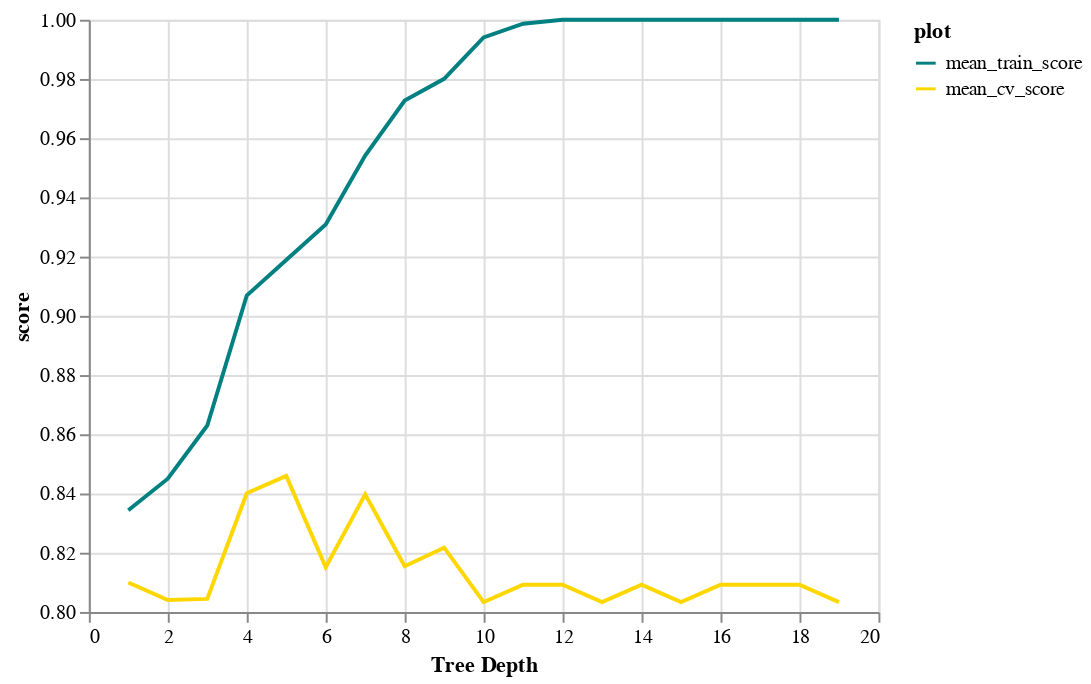

Notebook code for this chart:
### Code cell
chart1.encode(alt.Y('score:Q', scale=alt.Scale(zero=False)))

### Figure 1 — Vega-Lite specification as saved in the notebook (floating-point values rounded to 4 significant figures)
{"config": {"view": {"continuousWidth": 400, "continuousHeight": 300}}, "data": {"name": "data-7d83cd051579600a91f5d32d00ab7ab5"}, "mark": "line", "encoding": {"color": {"type": "nominal", "field": "plot", "scale": {"domain": ["mean_train_score", "mean_cv_score"], "range": ["teal", "gold"]}}, "x": {"type": "quantitative", "axis": {"title": "Tree Depth"}, "field": "depth"}, "y": {"type": "quantitative", "field": "score", "scale": {"zero": false}}}, "$schema": "https://vega.github.io/schema/vega-lite/v4.8.1.json", "datasets": {"data-7d83cd051579600a91f5d32d00ab7ab5": [{"depth": 1, "plot": "mean_train_score", "score": 0.8343}, {"depth": 2, "plot": "mean_train_score", "score": 0.845}, {"depth": 3, "plot": "mean_train_score", "score": 0.863}, {"depth": 4, "plot": "mean_train_score", "score": 0.9069}, {"depth": 5, "plot": "mean_train_score", "score": 0.9188}, {"depth": 6, "plot": "mean_train_score", "score": 0.9308}, {"depth": 7, "plot": "mean_train_score", "score": 0.9541}, {"depth": 8, "plot": "mean_train_score", "score": 0.9727}, {"depth": 9, "plot": "mean_train_score", "score": 0.98}, {"depth": 10, "plot": "mean_train_score", "score": 0.994}, {"depth": 11, "plot": "mean_train_score", "score": 0.9987}, {"depth": 12, "plot": "mean_train_score", "score": 1.0}, {"depth": 13, "plot": "mean_train_score", "score": 1.0}, {"depth": 14, "plot": "mean_train_score", "score": 1.0}, {"depth": 15, "plot": "mean_train_score", "score": 1.0}, {"depth": 16, "plot": "mean_train_score", "score": 1.0}, {"depth": 17, "plot": "mean_train_score", "score": 1.0}, {"depth": 18, "plot": "mean_train_score", "score": 1.0}, {"depth": 19, "plot": "mean_train_score", "score": 1.0}, {"depth": 1, "plot": "mean_cv_score", "score": 0.8099}, {"depth": 2, "plot": "mean_cv_score", "score": 0.804}, {"depth": 3, "plot": "mean_cv_score", "score": 0.8044}, {"depth": 4, "plot": "mean_cv_score", "score": 0.8401}, {"depth": 5, "plot": "mean_cv_score", "score": 0.846}, {"depth": 6, "plot": "mean_cv_score", "score": 0.8151}, {"depth": 7, "plot": "mean_cv_score", "score": 0.8397}, {"depth": 8, "plot": "mean_cv_score", "score": 0.8154}, {"depth": 9, "plot": "mean_cv_score", "score": 0.8217}, {"depth": 10, "plot": "mean_cv_score", "score": 0.8033}, {"depth": 11, "plot": "mean_cv_score", "score": 0.8092}, {"depth": 12, "plot": "mean_cv_score", "score": 0.8092}, {"depth": 13, "plot": "mean_cv_score", "score": 0.8033}, {"depth": 14, "plot": "mean_cv_score", "score": 0.8092}, {"depth": 15, "plot": "mean_cv_score", "score": 0.8033}, {"depth": 16, "plot": "mean_cv_score", "score": 0.8092}, {"depth": 17, "plot": "mean_cv_score", "score": 0.8092}, {"depth": 18, "plot": "mean_cv_score", "score": 0.8092}, {"depth": 19, "plot": "mean_cv_score", "score": 0.8033}]}}
